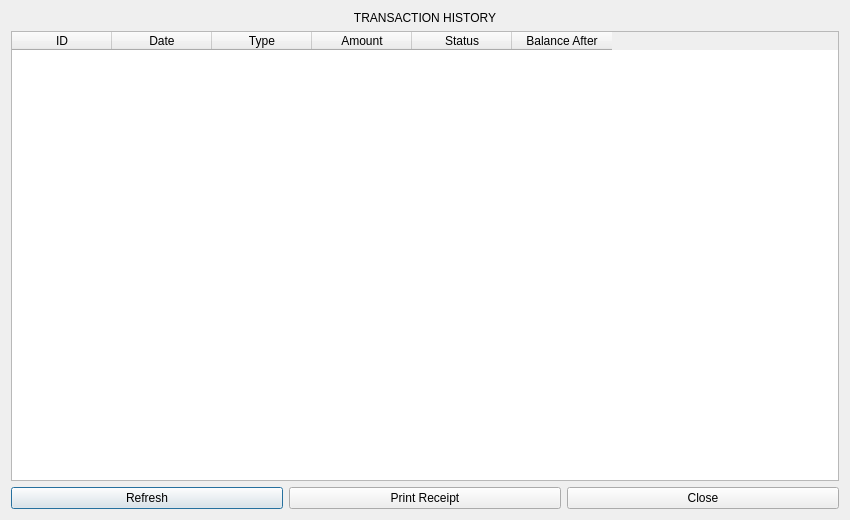
<?xml version="1.0" encoding="UTF-8"?>
<ui version="4.0">
 <class>TransactionHistory</class>

 <widget class="QDialog" name="TransactionHistory">

  <property name="geometry">
   <rect>
    <x>0</x>
    <y>0</y>
    <width>850</width>
    <height>520</height>
   </rect>
  </property>

  <property name="windowTitle">
   <string>Transaction History</string>
  </property>

  <layout class="QVBoxLayout">

   <item>
    <widget class="QLabel" name="labelTitle">
     <property name="text">
      <string>TRANSACTION HISTORY</string>
     </property>
     <property name="alignment">
      <set>Qt::AlignCenter</set>
     </property>
    </widget>
   </item>

   <item>
    <widget class="QTableWidget" name="tableTransaction">
     <property name="columnCount">
      <number>6</number>
     </property>

     <column>
      <property name="text">
       <string>ID</string>
      </property>
     </column>

     <column>
      <property name="text">
       <string>Date</string>
      </property>
     </column>

     <column>
      <property name="text">
       <string>Type</string>
      </property>
     </column>

     <column>
      <property name="text">
       <string>Amount</string>
      </property>
     </column>

     <column>
      <property name="text">
       <string>Status</string>
      </property>
     </column>

     <column>
      <property name="text">
       <string>Balance After</string>
      </property>
     </column>
    </widget>
   </item>

   <item>
    <layout class="QHBoxLayout">

     <item>
      <widget class="QPushButton" name="btnRefresh">
       <property name="text">
        <string>Refresh</string>
       </property>
      </widget>
     </item>

     <item>
      <widget class="QPushButton" name="btnReceipt">
       <property name="text">
        <string>Print Receipt</string>
       </property>
      </widget>
     </item>

     <item>
      <widget class="QPushButton" name="btnClose">
       <property name="text">
        <string>Close</string>
       </property>
      </widget>
     </item>

    </layout>
   </item>

  </layout>

 </widget>

 <resources/>
 <connections/>
</ui>
